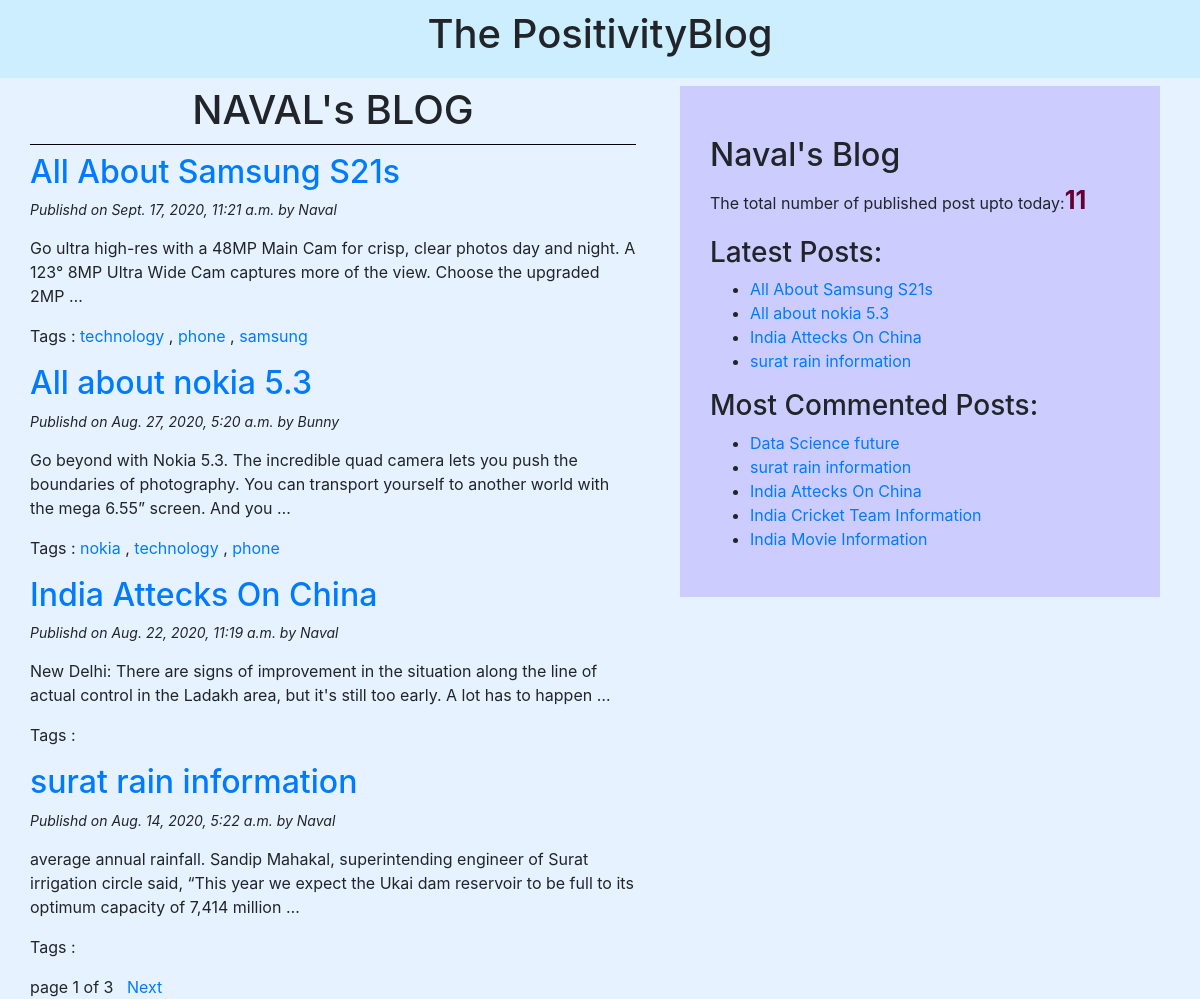
The page / on the database its author committed.
### blog/models.py (models this page shows, shortened)
class Post(models.Model):
    STATUS_CHOICES = (('draft', 'Draft'), ('published', 'Published'))
    title = models.CharField(max_length=256)
    slug = models.SlugField(max_length=265, unique_for_date='publish')
    author = models.ForeignKey(User, related_name='blog_posts', on_delete=models.DO_NOTHING)
    body = models.TextField()
    publish = models.DateTimeField(default=timezone.now)
    created = models.DateTimeField(auto_now_add=True)
    updated = models.DateTimeField(auto_now=True)
    status = models.CharField(max_length=10, choices=STATUS_CHOICES, default='draft')
    objects = CustomManager()
    tags = TaggableManager()
    class Meta:
        ordering = ('-publish',)
    def get_absolute_url(self):
        return reverse('post_detail', args=[self.publish.year, self.publish.strftime('%m'), self.publish.strftime('%d'),
                                           self.slug])

### blog/views.py (the view)
# urls.py: path('', views.post_list_view),
def post_list_view(request,tag_slug=None):
    post_list = Post.objects.all()
    tag = None
    if tag_slug:
        tag = get_object_or_404(Tag, slug=tag_slug)
        post_list = post_list.filter(tags__in=[tag])
    paginator = Paginator(post_list, 4)
    page_number = request.GET.get('page')
    try:
        post_list = paginator.page(page_number)
    except PageNotAnInteger:
        post_list = paginator.page(1)
    except EmptyPage:
        post_list = paginator.page(paginator.num_page)
    return render(request, 'blog/post_list.html', {'post_list': post_list})

### blog/models.py (called while the page is built)
    def get_queryset(self):
        return super().get_queryset().filter(status='published')

### blog/templatetags/blog_tags.py (called while the page is built)
@register.simple_tag
def total_posts():
    return Post.objects.count()

@register.inclusion_tag('blog/latest_posts123.html')
def show_latest_posts():
    latest_posts = Post.objects.order_by('-publish')[:4]
    return {'latest_posts': latest_posts}

@register.simple_tag
def get_most_commented_posts(count=5):
    return Post.objects.annotate(total_comments=Count('comments')).order_by('-total_comments')[:count]

### templates/blog/post_list.html (shortened to what this page needs)
 {%extends 'blog/base.html'%}
     {%block content%}
        <h1 id="pt">NAVAL's BLOG</h1>
        {%for post in post_list%}
            <a href="{{post.get_absolute_url}}"><h2>{{post.title}}</h2></a>
            <p id="date">Publishd on {{post.publish}} by {{post.author| title}}</p>
            {{post.body|truncatewords:30|linebreaks}}
            <p>Tags :
                {%for tag in post.tags.all%}
                <a href="{%url 'post_list_by_tag_name' tag.slug%}">{{tag.name}}</a>
                {%if not forloop.last%},{%endif%}
                {%endfor%}
            </p>
        {%endfor%}
        {%include "blog/pagination.html" with page=post_list%}
     {%endblock%}

### templates/blog/base.html (shortened to what this page needs)
<!DOCTYPE html>
{%load blog_tags%}
{%load static%}
<html lang="en">
<head>
    <link rel="stylesheet" href="https://stackpath.bootstrapcdn.com/bootstrap/4.5.1/css/bootstrap.min.css">
    <link rel="stylesheet", href="{%static 'cssfile/blog.css'%}">
</head>
<body>
<div class="topheading">
    <h1>The PositivityBlog</h1>
</div>
     <div class="content">
         {%block content%}
         {%endblock%}
     </div>
    <div class="sidebar">
        <h2>Naval's Blog</h2>
        <p>The total number of published post upto today:<span id="pcount">{%total_posts%}</span></p>
        <h3>Latest Posts:</h3>{%show_latest_posts%}
        <h3>Most Commented Posts:</h3>
        {% get_most_commented_posts as most_commented_posts%}
        <ul>
            {% for post in most_commented_posts %}
            <li><a href="{{post.get_absolute_url}}" id="la">{{post.title}}</a></li>
            {%endfor%}
        </ul>
    </div>
</body>
</html>

### templates/blog/pagination.html (shortened to what this page needs)
<!DOCTYPE html>
<html lang="en">
<head>
</head>
<body>
<div class="paginator">
    <span> page {{page.number}} of {{page.paginator.num_pages}}</span> &nbsp;
    {%if page.has_next%}
        <a href="?page={{page.next_page_number}}">Next</a>
    {%endif%}
</div>
</body>
</html>

### templates/blog/latest_posts123.html (shortened to what this page needs)
<!DOCTYPE html>
<html lang="en">
<head>
</head>
<body>
    <ul>
        {%for post in latest_posts%}
        <li>
            <a href="{{post.get_absolute_url}}">{{post.title}}</a>
        </li>
        {%endfor%}
    </ul>
</body>
</html>

### static/cssfile/blog.css (style rules this page uses)
.content { width:53%; float: left; padding: 0 0 0 30px; }
.sidebar { width: 40%; float: right; background-color: rgb(204, 204, 255); height: 100%; padding: 50px 30px 30px 30px; margin-right: 40px; }
.topheading { background-color:#cceeff; }
h1 { text-align:center; padding: 10px 0 20px 0; }
body { background-color :rgb(230, 242, 255); }
#pt { text-align: center; border-bottom: 1px solid black; padding: 0 0 10px 0; }
#date { font-size: 14px; font-style:italic; }
#pcount { font-size:25px; color: #660033; font-weight: bold; }

### rows shown on the page
Post: title "All About Samsung S21s", publish "Sept. 17, 2020, 11:21 a.m.", author "Naval", body "Go ultra high-res with a 48MP Main Cam for crisp, clear photos day and night. A 123° 8MP Ultra Wide Cam captures more of the view. Choose the upgraded 2MP …"
Tag: name "technology"
Tag: name "phone"
Tag: name "samsung"
Post: title "All about nokia 5.3", publish "Aug. 27, 2020, 5:20 a.m.", author "Bunny", body "Go beyond with Nokia 5.3. The incredible quad camera lets you push the boundaries of photography. You can transport yourself to another world with the mega 6.55” screen. And you …"
Tag: name "nokia"
Post: title "India Attecks On China", publish "Aug. 22, 2020, 11:19 a.m.", author "Naval", body "New Delhi: There are signs of improvement in the situation along the line of actual control in the Ladakh area, but it's still too early. A lot has to happen …"
Post: title "surat rain information", publish "Aug. 14, 2020, 5:22 a.m.", author "Naval", body "average annual rainfall. Sandip Mahakal, superintending engineer of Surat irrigation circle said, “This year we expect the Ukai dam reservoir to be full to its optimum capacity of 7,414 million …"
Post: title "Data Science future"
Post: title "India Cricket Team Information"
Post: title "India Movie Information"

### other values the page prints
{{ page.number }} "1"
{{ page.paginator.num_pages }} "3"
